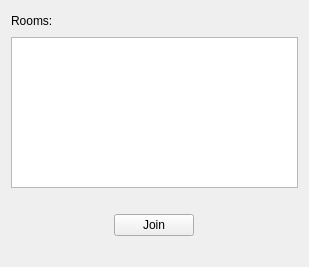
<?xml version="1.0" encoding="UTF-8"?>
<ui version="4.0">
 <class>MapSelection</class>
 <widget class="QWidget" name="MapSelection">
  <property name="geometry">
   <rect>
    <x>0</x>
    <y>0</y>
    <width>309</width>
    <height>267</height>
   </rect>
  </property>
  <property name="windowTitle">
   <string>Form</string>
  </property>
  <layout class="QGridLayout" name="gridLayout">
   <item row="0" column="0">
    <layout class="QVBoxLayout" name="verticalLayout_2">
     <item>
      <layout class="QVBoxLayout" name="verticalLayout">
       <item>
        <layout class="QHBoxLayout" name="horizontalLayout_2">
         <item>
          <widget class="QLabel" name="label">
           <property name="text">
            <string>Rooms:</string>
           </property>
          </widget>
         </item>
         <item>
          <spacer name="horizontalSpacer_3">
           <property name="orientation">
            <enum>Qt::Horizontal</enum>
           </property>
           <property name="sizeHint" stdset="0">
            <size>
             <width>40</width>
             <height>20</height>
            </size>
           </property>
          </spacer>
         </item>
        </layout>
       </item>
       <item>
        <widget class="QListWidget" name="listWidget"/>
       </item>
      </layout>
     </item>
     <item>
      <spacer name="verticalSpacer_2">
       <property name="orientation">
        <enum>Qt::Vertical</enum>
       </property>
       <property name="sizeType">
        <enum>QSizePolicy::Fixed</enum>
       </property>
       <property name="sizeHint" stdset="0">
        <size>
         <width>20</width>
         <height>20</height>
        </size>
       </property>
      </spacer>
     </item>
     <item>
      <layout class="QHBoxLayout" name="horizontalLayout">
       <item>
        <spacer name="horizontalSpacer">
         <property name="orientation">
          <enum>Qt::Horizontal</enum>
         </property>
         <property name="sizeType">
          <enum>QSizePolicy::Fixed</enum>
         </property>
         <property name="sizeHint" stdset="0">
          <size>
           <width>40</width>
           <height>20</height>
          </size>
         </property>
        </spacer>
       </item>
       <item>
        <widget class="QPushButton" name="pushButton">
         <property name="sizePolicy">
          <sizepolicy hsizetype="Fixed" vsizetype="Fixed">
           <horstretch>0</horstretch>
           <verstretch>0</verstretch>
          </sizepolicy>
         </property>
         <property name="text">
          <string>Join</string>
         </property>
        </widget>
       </item>
       <item>
        <spacer name="horizontalSpacer_2">
         <property name="orientation">
          <enum>Qt::Horizontal</enum>
         </property>
         <property name="sizeType">
          <enum>QSizePolicy::Fixed</enum>
         </property>
         <property name="sizeHint" stdset="0">
          <size>
           <width>40</width>
           <height>20</height>
          </size>
         </property>
        </spacer>
       </item>
      </layout>
     </item>
     <item>
      <spacer name="verticalSpacer">
       <property name="orientation">
        <enum>Qt::Vertical</enum>
       </property>
       <property name="sizeType">
        <enum>QSizePolicy::Fixed</enum>
       </property>
       <property name="sizeHint" stdset="0">
        <size>
         <width>20</width>
         <height>20</height>
        </size>
       </property>
      </spacer>
     </item>
    </layout>
   </item>
  </layout>
 </widget>
 <resources/>
 <connections/>
</ui>
